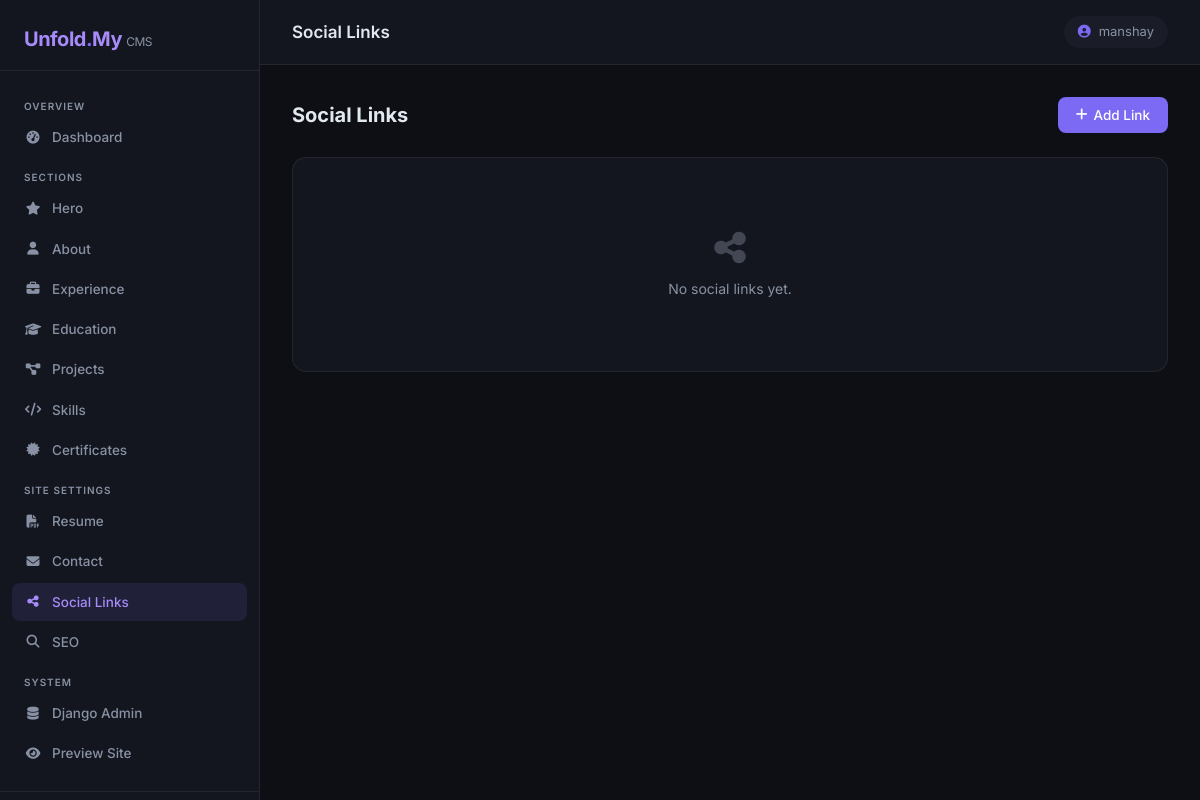
/admin-panel/social/ (signed in), run on an earlier commit of the app's database.
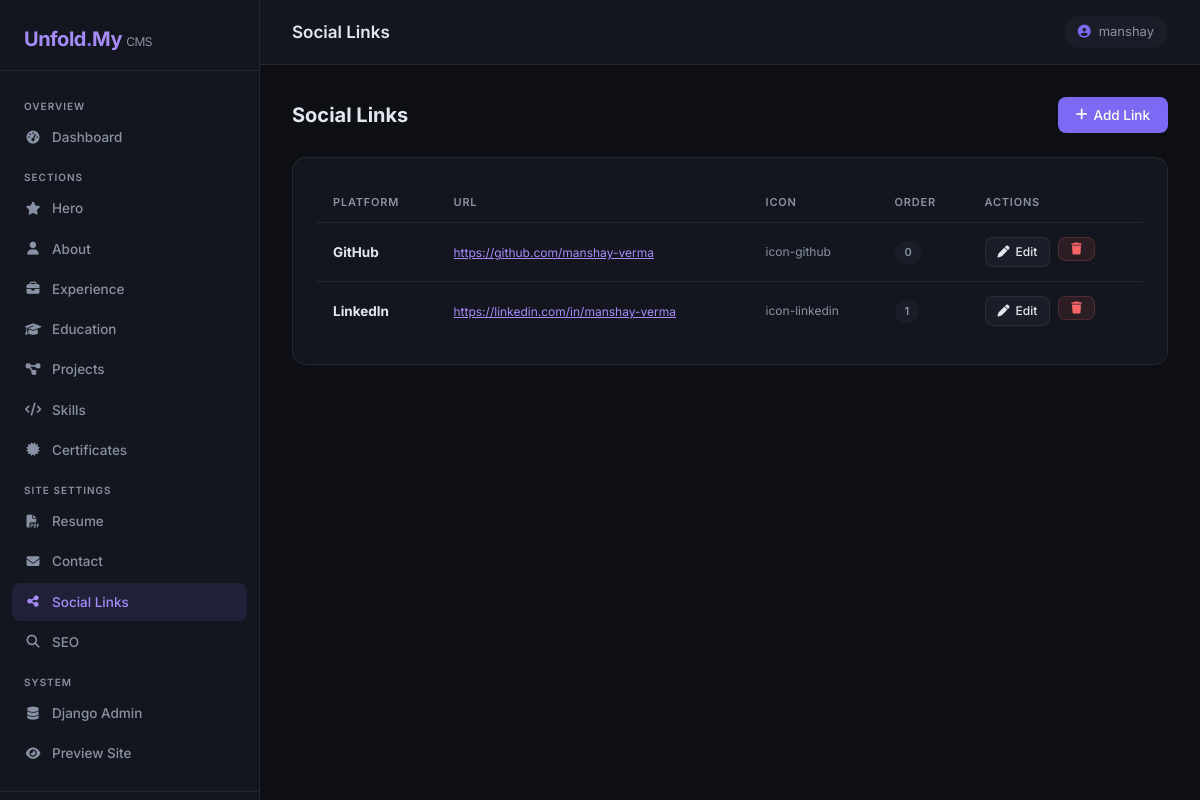
And on a later commit of the database.
### profile_1/models.py (models this page shows, shortened)
class SocialLink(models.Model):
    platform = models.CharField(max_length=100)
    url = models.URLField()
    icon = models.CharField(max_length=100, blank=True, help_text="Icon class name, e.g. icon-twitter")
    display_order = models.PositiveIntegerField(default=0)
    class Meta:
        ordering = ["display_order", "platform"]

### profile_1/admin_panel/views.py (the view)
# urls.py: path("social/",            views.social_list,         name="social"),
@staff_required
def social_list(request):
    items = SocialLink.objects.all()
    return render(request, "admin-panel/social.html", {"items": items})

### profile_1/admin_panel/views.py (called while the page is built)
def staff_required(view_func):
    @wraps(view_func)
    def wrapper(request, *args, **kwargs):
        if not (request.user.is_authenticated and request.user.is_staff):
            return redirect("admin_panel:login")
        return view_func(request, *args, **kwargs)
    return wrapper

### profile_1/templates/admin-panel/social.html (shortened to what this page needs)
{% extends "admin-panel/base.html" %}
{% block page_title_header %}Social Links{% endblock %}
{% block nav_social %}active{% endblock %}
{% block content %}
<div class="page-header">
  <h2>Social Links</h2>
  <a href="{% url 'admin_panel:social-add' %}" class="btn-panel btn-primary-panel"><i class="fa-solid fa-plus"></i> Add Link</a>
</div>
<div class="panel-card">
  {% if items %}
  <table class="panel-table">
    <thead>
      <tr><th>Platform</th><th>URL</th><th>Icon</th><th>Order</th><th>Actions</th></tr>
    </thead>
    <tbody>
      {% for item in items %}
      <tr>
        <td><strong>{{ item.platform }}</strong></td>
        <td><a href="{{ item.url }}" target="_blank" style="color:var(--accent2);font-size:12px;">{{ item.url|truncatechars:40 }}</a></td>
        <td style="color:var(--muted);font-size:12px;">{{ item.icon|default:"—" }}</td>
        <td><span class="badge-panel badge-muted">{{ item.display_order }}</span></td>
        <td>
          <div style="display:flex;gap:8px;">
            <a href="{% url 'admin_panel:social-edit' item.pk %}" class="btn-panel btn-secondary-panel btn-sm-panel"><i class="fa-solid fa-pen"></i> Edit</a>
            <form method="post" action="{% url 'admin_panel:social-delete' item.pk %}" style="display:inline;" onsubmit="return confirm('Delete?')">
              {% csrf_token %}<button type="submit" class="btn-panel btn-danger-panel btn-sm-panel"><i class="fa-solid fa-trash"></i></button>
            </form>
          </div>
        </td>
      </tr>
      {% endfor %}
    </tbody>
  </table>
  {% else %}
  <div class="empty-state"><i class="fa-solid fa-share-nodes"></i>No social links yet.</div>
  {% endif %}
</div>
{% endblock %}

What changed in the data, as far as the page shows it:
added SocialLink: platform "GitHub", url "https://github.com/manshay-verma", icon "icon-github", display_order "0"
added SocialLink: platform "LinkedIn", url "https://linkedin.com/in/manshay-verma", icon "icon-linkedin", display_order "1"
Also different on the page:
text no longer shown: "No social links yet."
text now shown: "PLATFORM URL ICON ORDER ACTIONS"
